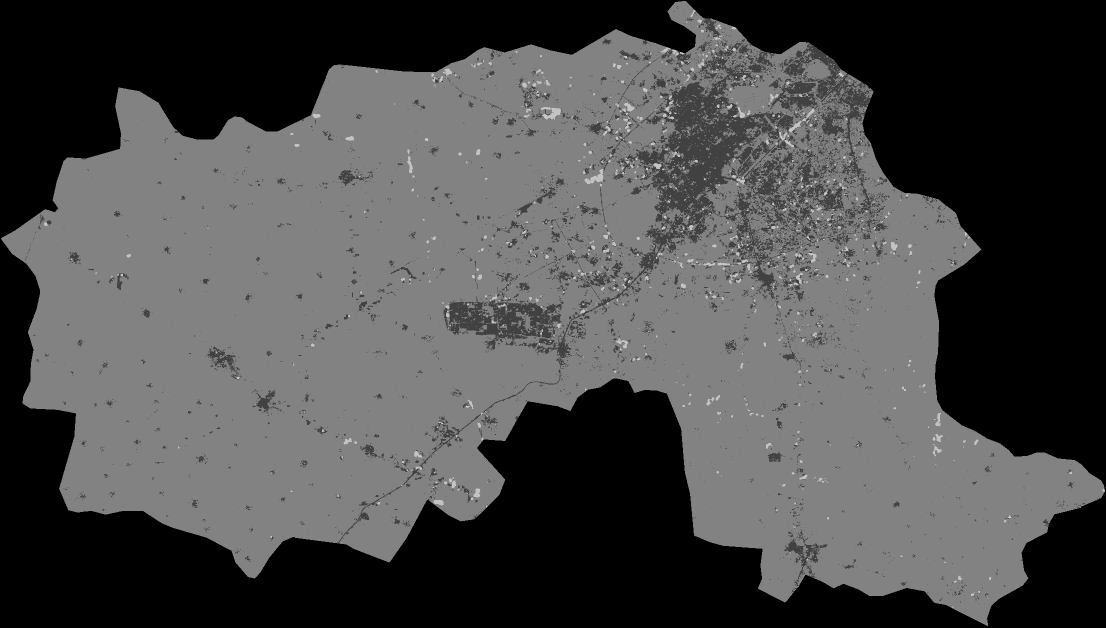
#> input picture COMPASS_FINAL_VERSION/CBU_CNBU_Changing_Maps/Gurgaon_CBU_CNBU_Changing.png, 2211 x 1255 px (shown at 1/2 size)
$ python Test_accuracy_change_classifier.py
#> lines starting #> are read from the running program, lines starting #| are printed output that depends on the picture
from PIL import Image
from scipy import misc
from scipy import ndimage
import numpy as np
import pandas as pd
import unittest
import math
from sklearn.metrics import classification_report

predicted_CBU_CNBU_Changing_map = np.array(Image.open("CBU_CNBU_Changing_Maps/Gurgaon_CBU_CNBU_Changing.png"))
#> predicted_CBU_CNBU_Changing_map is the input picture: shape (1255, 2211); min 0, max 195, mean 73.2
# bringing background, CBU, CNBU, and changing labels to 0, 1, 2, 3 respectively
predicted_CBU_CNBU_Changing_map = predicted_CBU_CNBU_Changing_map//65
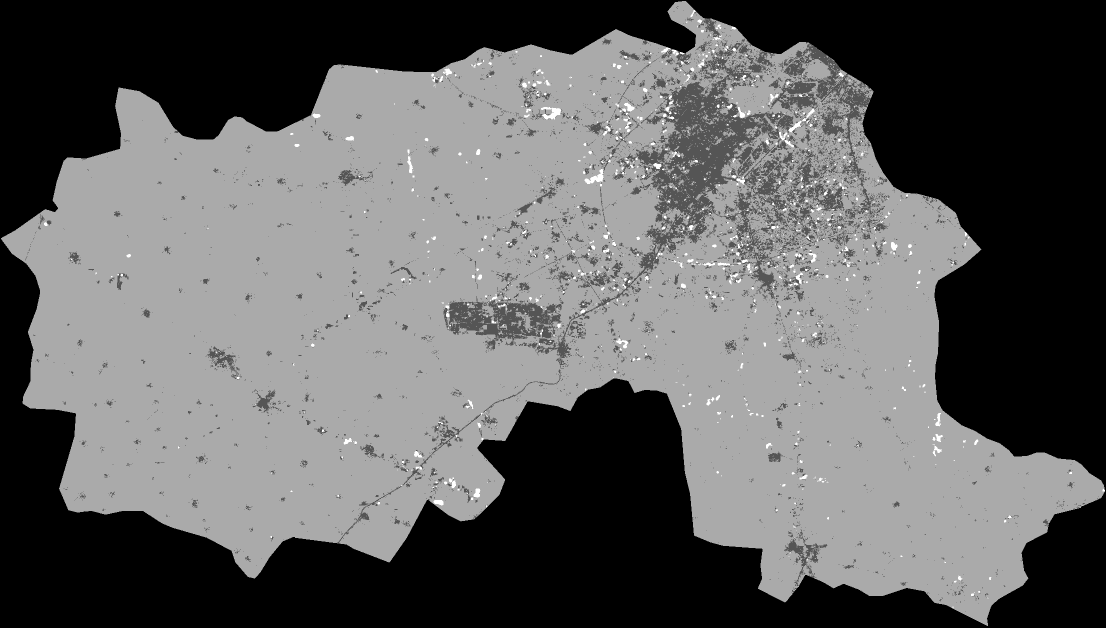
#> predicted_CBU_CNBU_Changing_map: shape (1255, 2211) (shown at 1/2 size); min 0, max 3, mean 1.13; drawn with min black and max white
number_of_columns, number_of_rows = predicted_CBU_CNBU_Changing_map.shape
#> number_of_columns = 1255; number_of_rows = 2211

# convert image to list to access labels as integers
predicted_CBU_CNBU_Changing_map = predicted_CBU_CNBU_Changing_map.tolist()
#> predicted_CBU_CNBU_Changing_map = 1255 items

groundtruth_dataframe = pd.read_csv("change_classifier_groundtruth_gurgaon.csv")
#> (reads COMPASS_FINAL_VERSION/change_classifier_groundtruth_gurgaon.csv from the repository)

record_numbers = groundtruth_dataframe['record_number'].values
row_indices = groundtruth_dataframe['row_index'].values
column_indices = groundtruth_dataframe['column_index'].values
pixel_longitudes = groundtruth_dataframe['longitude'].values
pixel_latitudes = groundtruth_dataframe['latitude'].values
class_labels = groundtruth_dataframe['class_label'].values

# defining minimum and maximum values of latitudes and longitudes for Gurgaon
lat_min = 76.63648223876953
lat_max = 77.23221588134766
long_min = 28.204980850219727
long_max = 28.54277992248535

xd = (lat_max - lat_min) / number_of_rows
#> xd = 0.000269
yd = (long_max - long_min)/ number_of_columns
#> yd = 0.000269

# List of predicted labels against the groundtruth pixels
y_predicted = []

for i in range(len(record_numbers)):
	row_index = row_indices[i]
	column_index = column_indices[i]
	longitude = pixel_longitudes[i]
	latitude = pixel_latitudes[i]

	y_predicted.append(predicted_CBU_CNBU_Changing_map[row_index][column_index])
#> after the loop, y_predicted = 164 values, max 3 at index 4, min 1 at index 0, mean 1.88
	# assertions.assertAlmostEqual(longitude, (column_index * xd) + lat_min, 8, "longitude doesn't match: "+str(record_numbers[i]))
	# assertions.assertAlmostEqual(latitude, long_max - (row_index * yd), 8, "latitude doesn't match: "+str(record_numbers[i]))

print(classification_report(class_labels, y_predicted))
#|               precision    recall  f1-score   support
#|            1       0.96      0.96      0.96        47
#|            2       0.92      0.99      0.95        84
#|            3       0.96      0.79      0.87        33
#|     accuracy                           0.94       164
#|    macro avg       0.95      0.91      0.93       164
#| weighted avg       0.94      0.94      0.94       164
